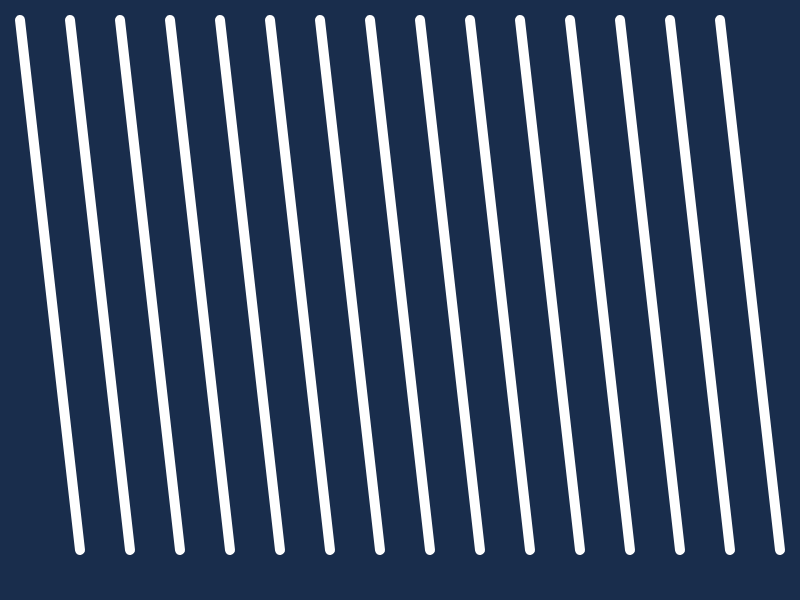
Frame 1 (no input)
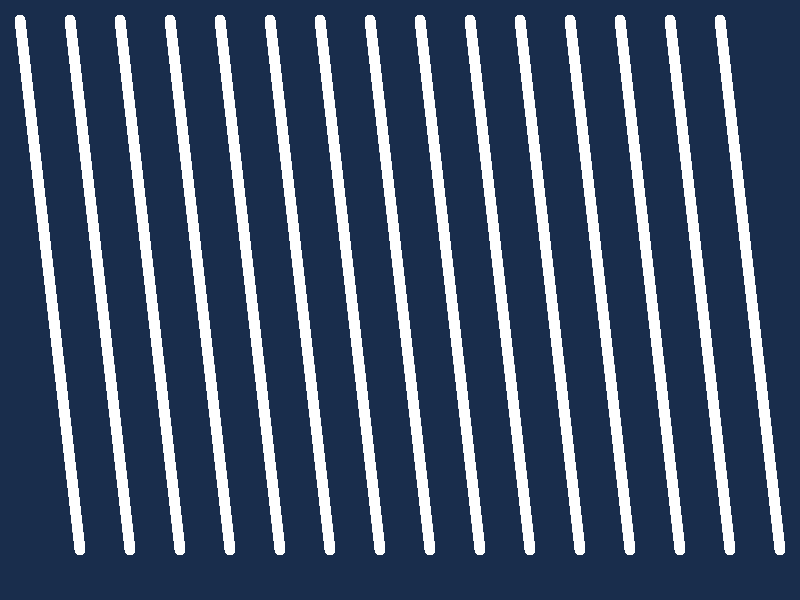
Frame 60 (no input)
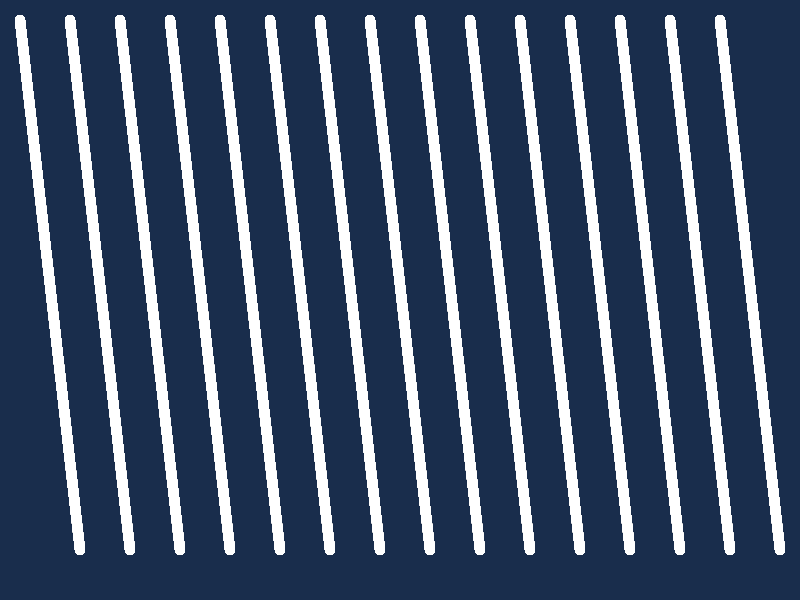
Frame 120 (the mouse pressed at the canvas centre since frame 60)

The p5.js sketch that drew these frames (run headless with seeded random() and noise() and a simulated clock; from frame 60 on, the mouse is pressed at the canvas centre):

// p5.js sketch
// ── sketch.js
function setup() {
  createCanvas(800, 600);
  strokeWeight(10);
  stroke(255);
  background(25, 45, 76);
}

function draw() {
  for (i = 20; i < 750; i += 50) {
   line (i, 20, i+60, 550);
  }
}
